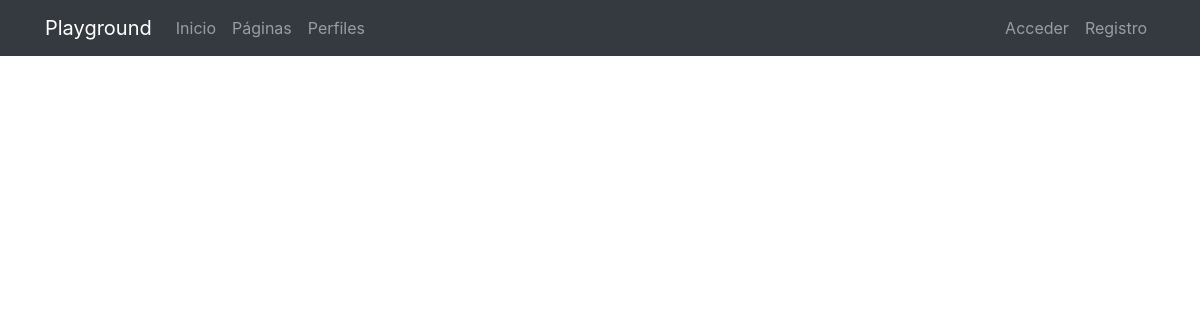
The app's page /pages/, older data.
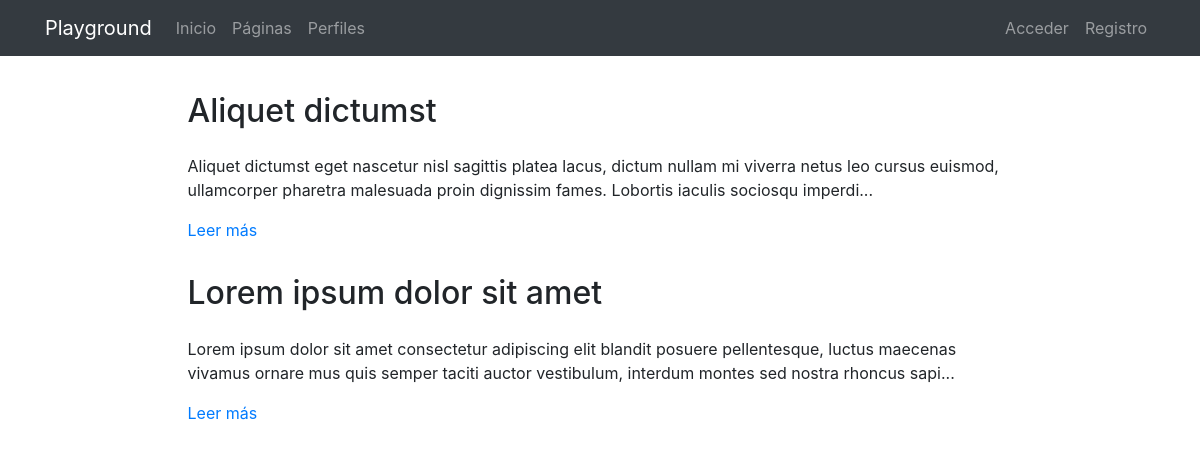
The same page, newer data.
### pages/models.py (models this page shows, shortened)
class Page(models.Model):
    title = models.CharField(verbose_name="Título", max_length=200)
    content = RichTextField(verbose_name="Contenido")
    order = models.SmallIntegerField(verbose_name="Orden", default=0)
    created = models.DateTimeField(auto_now_add=True, verbose_name="Fecha de creación")
    updated = models.DateTimeField(auto_now=True, verbose_name="Fecha de edición")
    class Meta:
        verbose_name = "página"
        verbose_name_plural = "páginas"
        ordering = ['order', 'title']

### pages/views.py (the view)
# urls.py: path('', PageListView.as_view(), name='pages'),
class PageListView(ListView):
    model = Page

### pages/templates/pages/page_list.html (shortened to what this page needs)
{% extends 'core/base.html' %}
{% load static %}
{% block content %}
{% include 'pages/includes/pages_menu.html' %}
<main role="main">
  <div class="container mb-4">
    {% for page in page_list|dictsort:"id" reversed %}
      <div class="row mt-3">
        <div class="col-md-9 mx-auto">
          <h2 class="mb-4">{{page.title}}</h2>
          <div>
            <p>{{page.content|striptags|safe|truncatechars:"200"}}</p>
            <p><a href="{% url 'pages:page' page.id page.title|slugify %}">Leer más</a>
            </p>
          </div>
        </div>
      </div>
    {% endfor %}
  </div>
</main>
{% endblock %}

Row changes from the older to the newer data that the page shows:
added Page: title "Aliquet dictumst", content "Aliquet dictumst eget nascetur nisl sagittis platea lacus, dictum nullam mi viverra netus leo cursus euismod, ullamcorper pharetra malesuada proin dignissim fames. Lobortis iaculis sociosqu imperdi..."
added Page: title "Lorem ipsum dolor sit amet", content "Lorem ipsum dolor sit amet consectetur adipiscing elit blandit posuere pellentesque, luctus maecenas vivamus ornare mus quis semper taciti auctor vestibulum, interdum montes sed nostra rhoncus sapi..."
